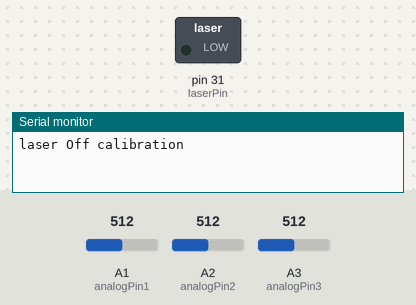
This sketch was run on a simulated Arduino Mega 2560, built with avr-gcc and run on an emulated ATmega2560. Shown: switched loads named in the sketch (green lamp = pin HIGH), the last lines printed to the serial monitor. The inputs (shaded band) are chosen by the test bench; at power-on: A1 (analogPin1) = 512, A2 (analogPin2) = 512, A3 (analogPin3) = 512.

Above: at 1.5 s.
At 4.5 s:
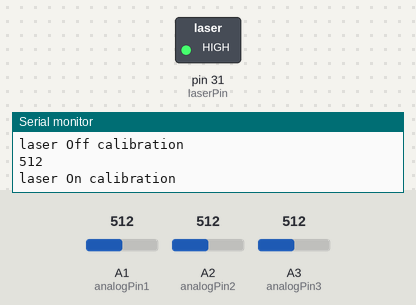
Timing chart, 0 to 7.8 s (numbered marks = the images above):
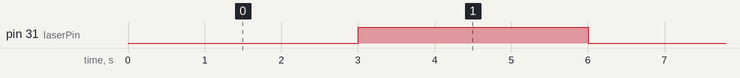

Measured:
- by itself, pin 31 (laserPin): alternates HIGH for 3.0 s and LOW for 3.0 s

The sketch:

Photodiodes.ino
```cpp
#define analogPin1 1     // potentiometer wiper (middle terminal) connected to analog pin
#define analogPin2 2     // potentiometer wiper (middle terminal) connected to analog pin 3
#define analogPin3 3     // potentiometer wiper (middle terminal) connected to analog pin 3
#define laserPin 31
                       // outside leads to ground and +5V

int photodiode1 = 0;           // variable to store the value read
int photodiode2 = 0;           // variable to store the value read
int photodiode3 = 0;           // variable to store the value read
int photodiodeCalibrationAverage = 0;
int photodiodeAverage = 0;
int thresholdValue = 5;
boolean isStruck = false;

void setup() {
  Serial.begin(9600);          //  setup serial
  pinMode(31,OUTPUT);
}


void loop() {
  isStruck = isNoteStruck();
  Serial.println(isStruck);
}


boolean isNoteStruck() {

  LaserOff();
  Serial.println("laser Off calibration");
  delay(3000);
  photodiode1 = analogRead(analogPin1);
  photodiode2 = analogRead(analogPin2);
  photodiode3 = analogRead(analogPin3);
  photodiodeCalibrationAverage = (photodiode1 + photodiode2 + photodiode3)/3;
  Serial.println(photodiodeCalibrationAverage);

  LaserOn();
  Serial.println("laser On calibration");
  delay(3000);
  photodiode1 = analogRead(analogPin1);
  photodiode2 = analogRead(analogPin2);
  photodiode3 = analogRead(analogPin3);
  photodiodeCalibrationAverage = (photodiode1 + photodiode2 + photodiode3)/3;
    Serial.println(photodiodeCalibrationAverage);

  if(photodiodeAverage > (photodiodeCalibrationAverage + thresholdValue)) {
    return true;
  }
  else {
    return false;
  }
}

void LaserOff() {
  digitalWrite(laserPin,LOW);
}

void LaserOn() {
  digitalWrite(laserPin,HIGH);
}
```
